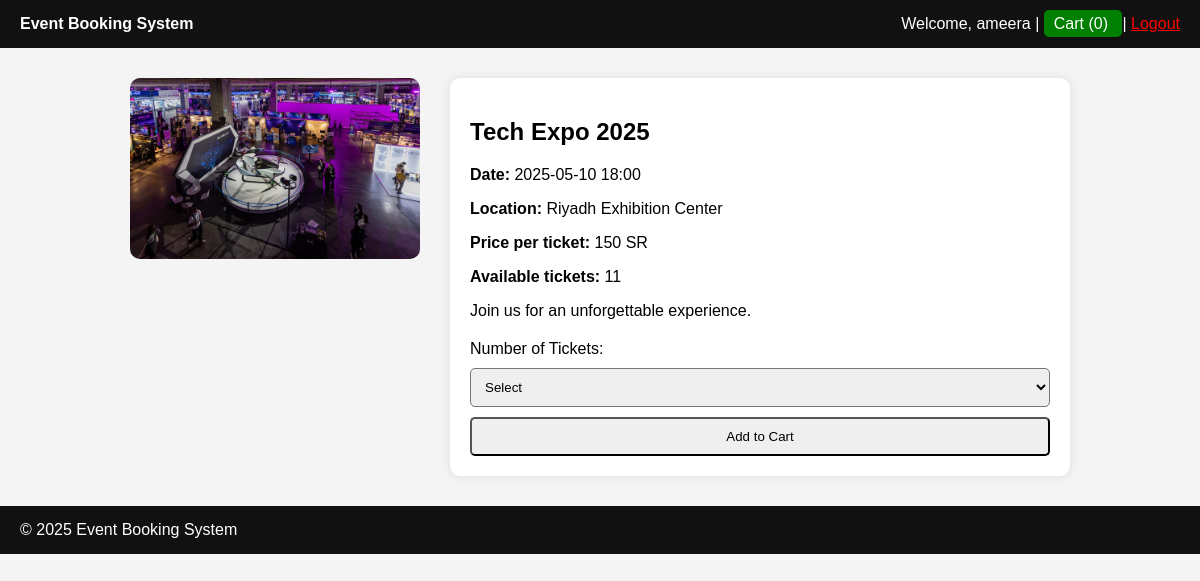
Screenshot of /event.php?id=1 (signed in) with the database file from the repository.
### tables this page shows
CREATE TABLE events (
    id INTEGER PRIMARY KEY AUTOINCREMENT,
    name TEXT NOT NULL,
    date TEXT NOT NULL,
    location TEXT NOT NULL,
    price REAL NOT NULL,
    image TEXT,
    max_tickets INTEGER NOT NULL
);

### event.php (the view, shortened to what this page needs)
<?php
require_once 'includes/config.php';
$name = $_SESSION['name'];
$event_id = $_GET['id'] ?? null;
$stmt = $conn->prepare("SELECT * FROM events WHERE id = ?");
$stmt->execute([$event_id]);
$event = $stmt->fetch(PDO::FETCH_ASSOC);
?>
<!DOCTYPE html>
<html lang="en">
<head>
</head>
<body>
<header>
    <a href="home.php" style="color:white; text-decoration:none; font-weight:bold;">
        Event Booking System
    </a>
    <div class="header-right">
        Welcome, <?= htmlspecialchars($name) ?> |
        <a href="cart.php"
   style="background:green;
          padding:5px 10px;
          color:white;
          border-radius:5px;
          text-decoration:none;">
    Cart (<?= array_sum($_SESSION['cart'] ?? []) ?>)
</a>
        |
        <a href="logout.php" style="color:red;">Logout</a>
    </div>
</header>
<div class="container">
    <div class="event-img">
        <img src="images/<?= $event['image'] ?>" alt="<?= $event['name'] ?>">
    </div>
    <div class="event-details">
        <h2><?= htmlspecialchars($event['name']) ?></h2>
        <p><strong>Date:</strong> <?= $event['date'] ?></p>
        <p><strong>Location:</strong> <?= $event['location'] ?></p>
        <p><strong>Price per ticket:</strong> <?= $event['price'] ?> SR</p>
        <p><strong>Available tickets:</strong> <?= $event['max_tickets'] ?></p>
        <p><?= $event['description'] ?? 'Join us for an unforgettable experience.' ?></p>
        <form method="POST">
            <label>Number of Tickets:</label>
            <select name="quantity" required>
                <option value="">Select</option>
            </select>
            <button type="submit">Add to Cart</button>
        </form>
    </div>
</div>
<footer>
    &copy; <?= date("Y") ?> Event Booking System
</footer>
</body>
</html>

### event.php (style rules this page uses)
* { box-sizing: border-box; }
body { font-family: Arial; margin: 0; background: #f4f4f4; }
header, footer { background: #111; color: white; padding: 15px 20px; }
.header-right { float: right; }
.container { padding: 30px; max-width: 1000px; margin: auto; display: flex; gap: 30px; }
.event-img { flex: 1; }
.event-img img { width: 100%; border-radius: 10px; }
.event-details { flex: 2; background: white; padding: 20px; border-radius: 10px; box-shadow: 0 0 10px rgba(0,0,0,0.1); }
form { margin-top: 20px; }
select, button { padding: 10px; width: 100%; margin-top: 10px; border-radius: 5px; }

### rows the page displays
events: image (picture), name "Tech Expo 2025", date "2025-05-10 18:00", location "Riyadh Exhibition Center", price "150", max_tickets "11"

### other values shown
$name "ameera"
array_sum($_SESSION['cart'] ?? []) "0"
$event['description'] "Join us for an unforgettable experience."
